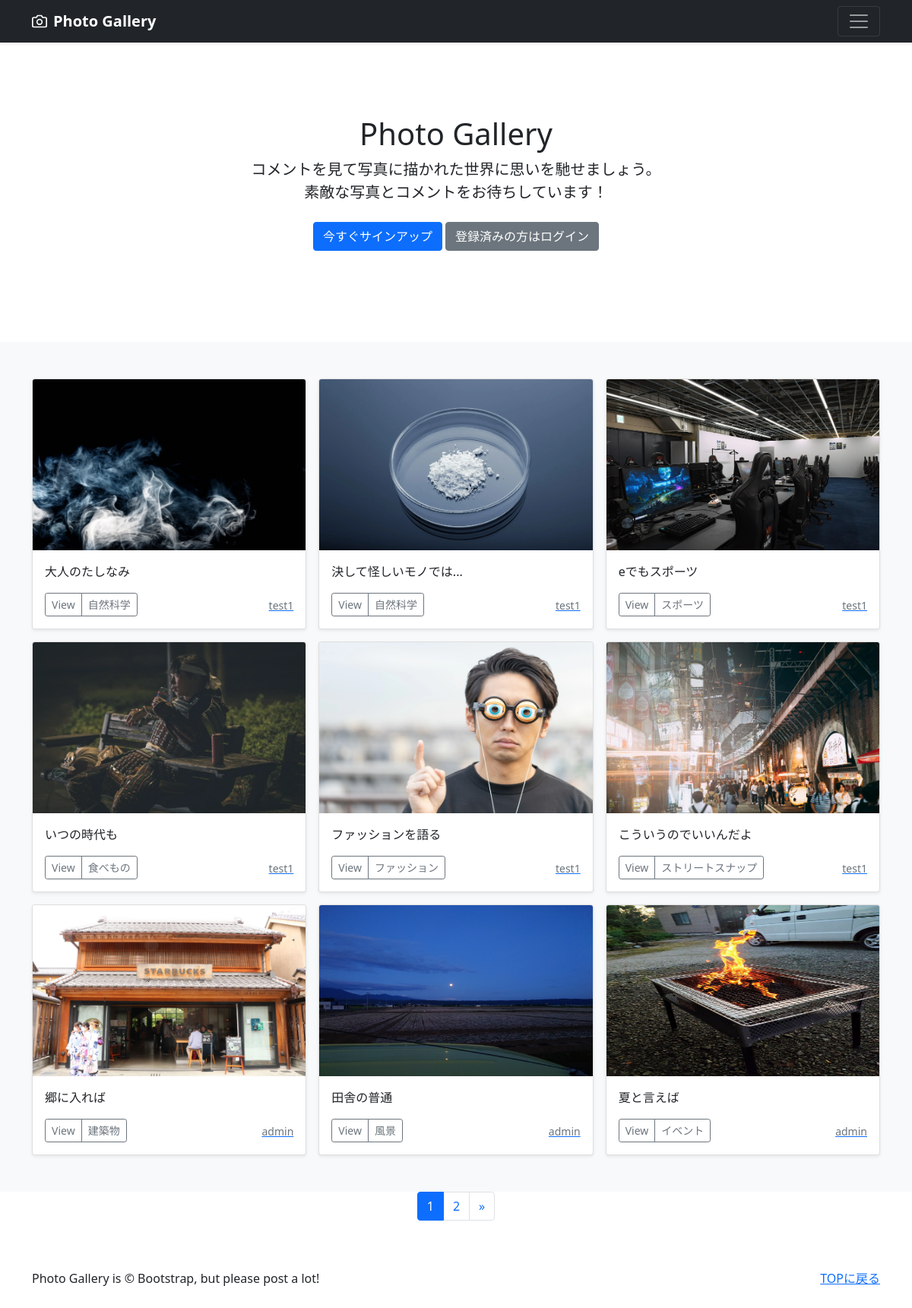
The page / on the database its author committed.
### photo/models.py (models this page shows, shortened)
class PhotoPost(models.Model):
    user = models.ForeignKey(
        CustomUser,
        verbose_name='ユーザー',
        on_delete=models.CASCADE
        )
    category = models.ForeignKey(
        Category,
        verbose_name='カテゴリ',
        on_delete=models.PROTECT
        )
    title = models.CharField(
        verbose_name='タイトル',
        max_length=200
        )
    comment = models.TextField(
        verbose_name='コメント'
        )
    image1 = models.ImageField(
        verbose_name='イメージ1',
        upload_to='photos'
        )
    image2 = models.ImageField(
        verbose_name='イメージ2',
        upload_to='photos',
        blank=True,
        null=True
        )
    posted_at = models.DateTimeField(
        verbose_name='投稿日時',
        auto_now_add=True
        )

class Category(models.Model):
    title = models.CharField(
        verbose_name='カテゴリ',
        max_length=20)

### accounts/models.py (models this page shows)
class CustomUser(AbstractUser):
    pass

### photo/views.py (the view)
# urls.py: path('', views.IndexView.as_view(), name='index'),
class IndexView(ListView):
    template_name = 'index.html'
    queryset = PhotoPost.objects.order_by('-posted_at')
    paginate_by = 9

### photo/templates/index.html (shortened to what this page needs)
{% extends "base.html" %}
        {% block contents %}
        {% include "photos_title.html" %}
        {% include "photos_list.html" %}
        {% include "pagination.html" %}
        {% endblock %}

### photo/templates/photos_list.html (shortened to what this page needs)
<div class="album py-5 bg-light">
  <div class="container">
    <div class="row row-cols-1 row-cols-sm-2 row-cols-md-3 g-3">
      {% for record in object_list %}
      <div class="col">
        <div class="card shadow-sm">
          <img src="{{ record.image1.url }}"
               class="bd-placeholder-img card-img-top"
               width="100%" height="225"
               xmlns="http://www.w3.org/2000/svg"
               role="img" aria-label="Placeholder: Thumbnail"
               preserveAspectRatio="xMidYMid slice"
               focusable="false">
               <rect width="100%" height="100%" fill="#55595c"/>
          <div class="card-body">
            <p class="card-text">
              {{record.title}}
            </p>
            <div class="d-flex justify-content-between align-items-center">
              <div class="btn-group">
                <button type="button"
                        class="btn btn-sm btn-outline-secondary"
                        onclick="location.href='{% url 'photo:photo_detail' record.pk %}'">
                        View</button>
                <button type="button"
                        class="btn btn-sm btn-outline-secondary"
                        onclick="location.href='{% url 'photo:photos_cat' category=record.category.id %}'">
                        {{record.category.title}}</button>
              </div>
              <a href="{% url 'photo:user_list' user=record.user.id %}">
                <small class="text-muted">
                  {{record.user.username}}</small>
                </a>
            </div>
          </div>
        </div>
      </div>
      {% endfor %}
    </div>
  </div>
</div>

### photo/templates/base.html (style rules this page uses)
.bd-placeholder-img { font-size: 1.125rem; text-anchor: middle; -webkit-user-select: none; -moz-user-select: none; user-select: none; }

### rows shown on the page
PhotoPost: image1 (picture), title "大人のたしなみ", category "自然科学", user.username "test1"
PhotoPost: image1 (picture), title "決して怪しいモノでは...", category "自然科学", user.username "test1"
PhotoPost: image1 (picture), title "eでもスポーツ", category "スポーツ", user.username "test1"
PhotoPost: image1 (picture), title "いつの時代も", category "食べもの", user.username "test1"
PhotoPost: image1 (picture), title "ファッションを語る", category "ファッション", user.username "test1"
PhotoPost: image1 (picture), title "こういうのでいいんだよ", category "ストリートスナップ", user.username "test1"
PhotoPost: image1 (picture), title "郷に入れば", category "建築物", user.username "admin"
PhotoPost: image1 (picture), title "田舎の普通", category "風景", user.username "admin"
PhotoPost: image1 (picture), title "夏と言えば", category "イベント", user.username "admin"

### other values the page prints
{{ num }} "1"
{{ num }} "2"
